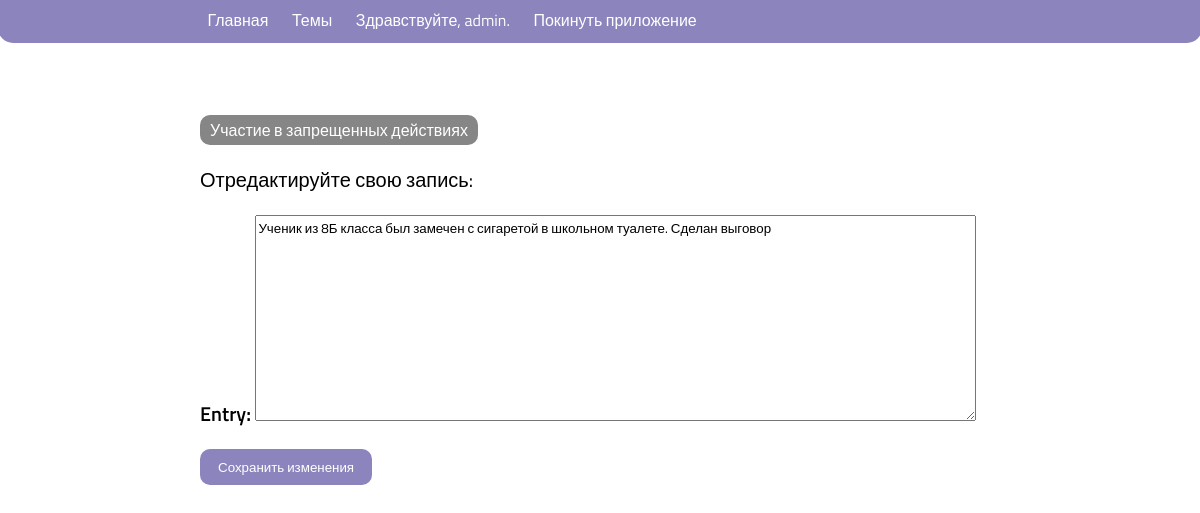
The page /edit_entry/4/ (signed in) on the database its author committed.
### error_log/models.py (models this page shows, shortened)
class Topic(models.Model):
    text = models.CharField(max_length=200)
    date_added = models.DateTimeField(auto_now_add=True)
    owner = models.ForeignKey(User, on_delete=models.CASCADE)
    def __str__(self) -> str:
        return self.text

class Entry(models.Model):
    topic = models.ForeignKey(Topic, on_delete=models.CASCADE)
    text = models.TextField()
    date_added = models.DateTimeField(auto_now_add=True)
    class Meta:
        verbose_name_plural = 'entries'

### error_log/views.py (the view)
# urls.py: path('edit_entry/<int:entry_id>/', views.edit_entry, name='edit_entry'),
@login_required
def edit_entry(request, entry_id):
    entry = Entry.objects.get(id=entry_id)
    topic = entry.topic
    if request.method != 'POST':
        form = EntryForm(instance=entry)
    else:
        form = EntryForm(instance=entry, data=request.POST)
        if form.is_valid():
            form.save()
            return redirect('error_log:topic', topic_id=topic.id)
    context = {'entry': entry, 'topic': topic, 'form': form}
    return render(request, 'error_log/edit_entry.html', context)

### error_log/forms.py
class EntryForm(forms.ModelForm):
    class Meta:
        model = Entry
        fields = ['text']
        labels = {'text': 'Entry:'}
        widgets = {'text': forms.Textarea(attrs={'cols': 100})}

### error_log/templates/error_log/edit_entry.html (shortened to what this page needs)
{% extends 'error_log/base.html' %}
{% load static %}
{% block css_aditional %}
<link rel='stylesheet' href="{% static 'error_log/css/index.css' %}">
{% endblock%}
{% block content %}
<main class="container topics">
  <p><a class="create_new_topic" href='{% url 'error_log:topic' topic.id %}'>{{ topic }}</a></p>
  <p>Отредактируйте свою запись:</p>
  <form action='{% url 'error_log:edit_entry' entry.id %}' method='post'>
    {{ form.as_p }}
    <button name='submit'>Сохранить изменения</button>
  </form>
</main>
{% endblock content %}

### error_log/templates/error_log/base.html (shortened to what this page needs)
{% load static %}
<!DOCTYPE html>
<html lang="en">
<head>
    {% block css_aditional %}{% endblock%}
</head>
<body>
<header>
  <nav>
    <main class=" header_container">
    <a href='{% url 'error_log:index' %}'>Главная</a>
    <a href='{% url 'error_log:topics' %}'>Темы</a>
    {% if user.is_authenticated %}
      <a>Здравствуйте, {{ user.username }}.</a>
      <a href="{% url 'users:logout' %}">Покинуть приложение</a>
    {% else %}
      <a href="{% url 'users:register' %}">Зарегистрироваться</a>
      <a href="{% url 'users:login' %}">Авторизироваться</a>
    {% endif %}
  </main>
  </nav>
</header>
  {% block content %}{% endblock content %}
</body>
</html>

### error_log/static/error_log/css/index.css (style rules this page uses)
* { font-family: 'Titillium Web', Arial, sans-serif; --primary-color: #8c84bd; --hover-color: rgb(201, 184, 187); }
body { max-width: 99vw; overflow-x: hidden; }
.header_container { max-width: 800px; margin: 0px auto; }
header { margin-top: -10px; margin-left: -10px; height: 25px; width: 100%; background-color: var(--primary-color); padding: 10px; border-bottom-left-radius: 15px; border-bottom-right-radius: 15px; }
nav { margin-left: 15px; }
nav a { margin-right: 20px; text-decoration: none; color: #ffffff; transition: 0.3s ease-out; }
.container { max-width: 800px; margin: 70px auto 0 auto; display: flex; }
label { font-weight: 600; }
button[name='submit'] { padding: 8px 18px; font-size: px; font-weight: 400; text-align: center; text-decoration: none; background-color: var(--primary-color); color: white; border: none; border-radius: 10px; cursor: pointer; transition: 0.3s ease-out; }
.topics { font-size: 20px; display: block; }
.create_new_topic { padding: 3px 10px; font-size: 16px; font-weight: 400; text-align: center; text-decoration: none; background-color: rgb(134, 134, 134); color: white; border: none; border-radius: 10px; cursor: pointer; transition: 0.3s ease-out; }

### rows shown on the page
Topic: text "Участие в запрещенных действиях"
Entry: text "Ученик из 8Б класса был замечен с сигаретой в школьном туалете. Сделан выговор"

### other values the page prints
{{ user.username }} "admin"
